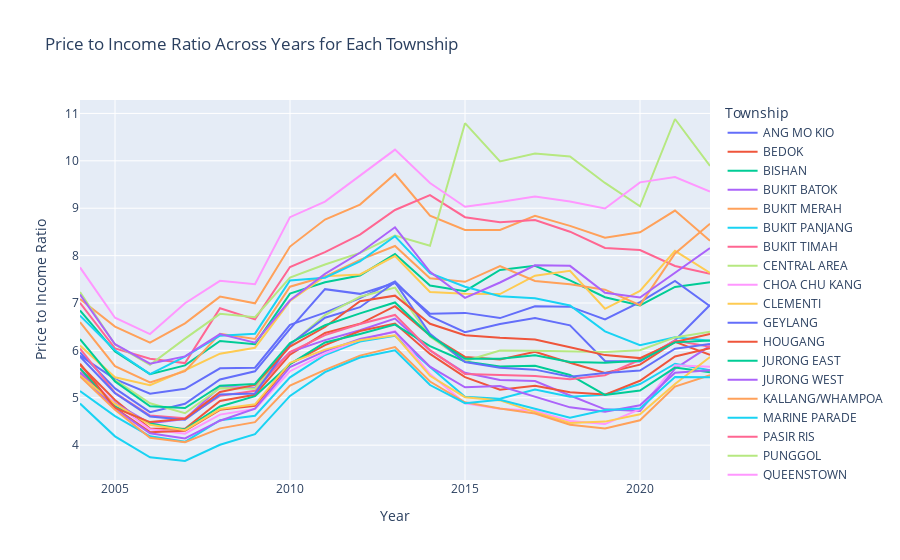

The notebook cell saved with this chart:
### Code cell
fig = px.line(housingprice_income_township_4rooom_town, x='year', y='price_income_ratio', color='town',
              title='Price to Income Ratio Across Years for Each Township',
              labels={'year': 'Year', 'price_income_ratio': 'Price to Income Ratio', 'town': 'Township'})

fig.update_layout(xaxis_title='Year', yaxis_title='Price to Income Ratio')

fig.show()

### Figure 1 — Plotly figure (JSON) as saved in the notebook; plotly's stock layout.template omitted (floating-point values rounded to 4 significant figures)
{"data": [{"hovertemplate": "Township=ANG MO KIO<br>Year=%{x}<br>Price to Income Ratio=%{y}<extra></extra>", "legendgroup": "ANG MO KIO", "line": {"color": "#636efa", "dash": "solid"}, "marker": {"symbol": "circle"}, "mode": "lines", "name": "ANG MO KIO", "orientation": "v", "showlegend": true, "type": "scatter", "x": [2004, 2005, 2006, 2007, 2008, 2009, 2010, 2011, 2012, 2013, 2014, 2015, 2016, 2017, 2018, 2019, 2020, 2021, 2022], "xaxis": "x", "y": [5.893, 5.393, 5.087, 5.19, 5.621, 5.635, 6.539, 6.796, 7.101, 7.455, 6.724, 6.383, 6.556, 6.685, 6.529, 5.778, 5.768, 6.213, 6.956], "yaxis": "y"}, {"hovertemplate": "Township=BEDOK<br>Year=%{x}<br>Price to Income Ratio=%{y}<extra></extra>", "legendgroup": "BEDOK", "line": {"color": "#EF553B", "dash": "solid"}, "marker": {"symbol": "circle"}, "mode": "lines", "name": "BEDOK", "orientation": "v", "showlegend": true, "type": "scatter", "x": [2004, 2005, 2006, 2007, 2008, 2009, 2010, 2011, 2012, 2013, 2014, 2015, 2016, 2017, 2018, 2019, 2020, 2021, 2022], "xaxis": "x", "y": [5.697, 4.952, 4.352, 4.344, 4.933, 5.064, 5.91, 6.367, 6.56, 6.932, 6.317, 5.861, 5.809, 5.972, 5.74, 5.522, 5.699, 6.181, 5.904], "yaxis": "y"}, {"hovertemplate": "Township=BISHAN<br>Year=%{x}<br>Price to Income Ratio=%{y}<extra></extra>", "legendgroup": "BISHAN", "line": {"color": "#00cc96", "dash": "solid"}, "marker": {"symbol": "circle"}, "mode": "lines", "name": "BISHAN", "orientation": "v", "showlegend": true, "type": "scatter", "x": [2004, 2005, 2006, 2007, 2008, 2009, 2010, 2011, 2012, 2013, 2014, 2015, 2016, 2017, 2018, 2019, 2020, 2021, 2022], "xaxis": "x", "y": [6.843, 5.974, 5.499, 5.683, 6.198, 6.131, 7.199, 7.438, 7.581, 8.032, 7.367, 7.25, 7.698, 7.784, 7.477, 7.123, 6.947, 7.339, 7.438], "yaxis": "y"}, {"hovertemplate": "Township=BUKIT BATOK<br>Year=%{x}<br>Price to Income Ratio=%{y}<extra></extra>", "legendgroup": "BUKIT BATOK", "line": {"color": "#ab63fa", "dash": "solid"}, "marker": {"symbol": "circle"}, "mode": "lines", "name": "BUKIT BATOK", "orientation": "v", "showlegend": true, "type": "scatter", "x": [2004, 2005, 2006, 2007, 2008, 2009, 2010, 2011, 2012, 2013, 2014, 2015, 2016, 2017, 2018, 2019, 2020, 2021, 2022], "xaxis": "x", "y": [5.538, 4.888, 4.462, 4.551, 5.225, 5.213, 5.966, 6.217, 6.426, 6.672, 5.997, 5.528, 5.378, 5.355, 5.048, 4.755, 4.723, 5.614, 6.094], "yaxis": "y"}, {"hovertemplate": "Township=BUKIT MERAH<br>Year=%{x}<br>Price to Income Ratio=%{y}<extra></extra>", "legendgroup": "BUKIT MERAH", "line": {"color": "#FFA15A", "dash": "solid"}, "marker": {"symbol": "circle"}, "mode": "lines", "name": "BUKIT MERAH", "orientation": "v", "showlegend": true, "type": "scatter", "x": [2004, 2005, 2006, 2007, 2008, 2009, 2010, 2011, 2012, 2013, 2014, 2015, 2016, 2017, 2018, 2019, 2020, 2021, 2022], "xaxis": "x", "y": [7.084, 6.503, 6.161, 6.571, 7.135, 6.994, 8.19, 8.761, 9.077, 9.721, 8.844, 8.54, 8.541, 8.839, 8.628, 8.378, 8.493, 8.95, 8.314], "yaxis": "y"}, {"hovertemplate": "Township=BUKIT PANJANG<br>Year=%{x}<br>Price to Income Ratio=%{y}<extra></extra>", "legendgroup": "BUKIT PANJANG", "line": {"color": "#19d3f3", "dash": "solid"}, "marker": {"symbol": "circle"}, "mode": "lines", "name": "BUKIT PANJANG", "orientation": "v", "showlegend": true, "type": "scatter", "x": [2004, 2005, 2006, 2007, 2008, 2009, 2010, 2011, 2012, 2013, 2014, 2015, 2016, 2017, 2018, 2019, 2020, 2021, 2022], "xaxis": "x", "y": [5.142, 4.614, 4.187, 4.07, 4.528, 4.621, 5.43, 5.904, 6.187, 6.306, 5.648, 5.023, 4.978, 5.173, 5.024, 5.063, 5.29, 5.719, 5.58], "yaxis": "y"}, {"hovertemplate": "Township=BUKIT TIMAH<br>Year=%{x}<br>Price to Income Ratio=%{y}<extra></extra>", "legendgroup": "BUKIT TIMAH", "line": {"color": "#FF6692", "dash": "solid"}, "marker": {"symbol": "circle"}, "mode": "lines", "name": "BUKIT TIMAH", "orientation": "v", "showlegend": true, "type": "scatter", "x": [2004, 2005, 2006, 2007, 2008, 2009, 2010, 2011, 2012, 2013, 2014, 2015, 2016, 2017, 2018, 2019, 2020, 2021, 2022], "xaxis": "x", "y": [7.003, 6.042, 5.823, 5.732, 6.889, 6.654, 7.76, 8.073, 8.444, 8.963, 9.275, 8.81, 8.702, 8.751, 8.505, 8.163, 8.118, 7.782, 7.616], "yaxis": "y"}, {"hovertemplate": "Township=CENTRAL AREA<br>Year=%{x}<br>Price to Income Ratio=%{y}<extra></extra>", "legendgroup": "CENTRAL AREA", "line": {"color": "#B6E880", "dash": "solid"}, "marker": {"symbol": "circle"}, "mode": "lines", "name": "CENTRAL AREA", "orientation": "v", "showlegend": true, "type": "scatter", "x": [2004, 2005, 2006, 2007, 2008, 2009, 2010, 2011, 2012, 2013, 2014, 2015, 2016, 2017, 2018, 2019, 2020, 2021, 2022], "xaxis": "x", "y": [7.23, 6.122, 5.694, 6.247, 6.771, 6.702, 7.535, 7.812, 8.056, 8.421, 8.206, 10.79, 9.987, 10.15, 10.09, 9.533, 9.039, 10.88, 9.892], "yaxis": "y"}, {"hovertemplate": "Township=CHOA CHU KANG<br>Year=%{x}<br>Price to Income Ratio=%{y}<extra></extra>", "legendgroup": "CHOA CHU KANG", "line": {"color": "#FF97FF", "dash": "solid"}, "marker": {"symbol": "circle"}, "mode": "lines", "name": "CHOA CHU KANG", "orientation": "v", "showlegend": true, "type": "scatter", "x": [2004, 2005, 2006, 2007, 2008, 2009, 2010, 2011, 2012, 2013, 2014, 2015, 2016, 2017, 2018, 2019, 2020, 2021, 2022], "xaxis": "x", "y": [5.622, 4.869, 4.337, 4.243, 4.644, 4.762, 5.56, 5.933, 6.222, 6.404, 5.5, 4.885, 4.767, 4.726, 4.512, 4.445, 4.761, 5.684, 5.653], "yaxis": "y"}, {"hovertemplate": "Township=CLEMENTI<br>Year=%{x}<br>Price to Income Ratio=%{y}<extra></extra>", "legendgroup": "CLEMENTI", "line": {"color": "#FECB52", "dash": "solid"}, "marker": {"symbol": "circle"}, "mode": "lines", "name": "CLEMENTI", "orientation": "v", "showlegend": true, "type": "scatter", "x": [2004, 2005, 2006, 2007, 2008, 2009, 2010, 2011, 2012, 2013, 2014, 2015, 2016, 2017, 2018, 2019, 2020, 2021, 2022], "xaxis": "x", "y": [6.102, 5.431, 5.266, 5.58, 5.93, 6.056, 7.041, 7.564, 7.601, 7.99, 7.232, 7.193, 7.188, 7.577, 7.68, 6.878, 7.253, 8.099, 7.636], "yaxis": "y"}, {"hovertemplate": "Township=GEYLANG<br>Year=%{x}<br>Price to Income Ratio=%{y}<extra></extra>", "legendgroup": "GEYLANG", "line": {"color": "#636efa", "dash": "solid"}, "marker": {"symbol": "circle"}, "mode": "lines", "name": "GEYLANG", "orientation": "v", "showlegend": true, "type": "scatter", "x": [2004, 2005, 2006, 2007, 2008, 2009, 2010, 2011, 2012, 2013, 2014, 2015, 2016, 2017, 2018, 2019, 2020, 2021, 2022], "xaxis": "x", "y": [5.957, 5.198, 4.697, 4.873, 5.387, 5.559, 6.453, 7.292, 7.193, 7.422, 6.775, 6.791, 6.682, 6.93, 6.923, 6.652, 7.019, 7.464, 6.931], "yaxis": "y"}, {"hovertemplate": "Township=HOUGANG<br>Year=%{x}<br>Price to Income Ratio=%{y}<extra></extra>", "legendgroup": "HOUGANG", "line": {"color": "#EF553B", "dash": "solid"}, "marker": {"symbol": "circle"}, "mode": "lines", "name": "HOUGANG", "orientation": "v", "showlegend": true, "type": "scatter", "x": [2004, 2005, 2006, 2007, 2008, 2009, 2010, 2011, 2012, 2013, 2014, 2015, 2016, 2017, 2018, 2019, 2020, 2021, 2022], "xaxis": "x", "y": [5.616, 4.785, 4.275, 4.306, 4.746, 4.829, 5.714, 6.111, 6.407, 6.567, 5.925, 5.435, 5.17, 5.255, 5.116, 5.068, 5.359, 5.872, 6.046], "yaxis": "y"}, {"hovertemplate": "Township=JURONG EAST<br>Year=%{x}<br>Price to Income Ratio=%{y}<extra></extra>", "legendgroup": "JURONG EAST", "line": {"color": "#00cc96", "dash": "solid"}, "marker": {"symbol": "circle"}, "mode": "lines", "name": "JURONG EAST", "orientation": "v", "showlegend": true, "type": "scatter", "x": [2004, 2005, 2006, 2007, 2008, 2009, 2010, 2011, 2012, 2013, 2014, 2015, 2016, 2017, 2018, 2019, 2020, 2021, 2022], "xaxis": "x", "y": [5.62, 4.82, 4.457, 4.333, 4.817, 5.033, 5.71, 6.168, 6.348, 6.543, 6.089, 5.766, 5.658, 5.675, 5.481, 5.059, 5.153, 5.638, 5.537], "yaxis": "y"}, {"hovertemplate": "Township=JURONG WEST<br>Year=%{x}<br>Price to Income Ratio=%{y}<extra></extra>", "legendgroup": "JURONG WEST", "line": {"color": "#ab63fa", "dash": "solid"}, "marker": {"symbol": "circle"}, "mode": "lines", "name": "JURONG WEST", "orientation": "v", "showlegend": true, "type": "scatter", "x": [2004, 2005, 2006, 2007, 2008, 2009, 2010, 2011, 2012, 2013, 2014, 2015, 2016, 2017, 2018, 2019, 2020, 2021, 2022], "xaxis": "x", "y": [5.526, 4.764, 4.251, 4.142, 4.516, 4.771, 5.647, 5.984, 6.242, 6.392, 5.657, 5.221, 5.246, 5.03, 4.798, 4.705, 4.843, 5.528, 5.582], "yaxis": "y"}, {"hovertemplate": "Township=KALLANG/WHAMPOA<br>Year=%{x}<br>Price to Income Ratio=%{y}<extra></extra>", "legendgroup": "KALLANG/WHAMPOA", "line": {"color": "#FFA15A", "dash": "solid"}, "marker": {"symbol": "circle"}, "mode": "lines", "name": "KALLANG/WHAMPOA", "orientation": "v", "showlegend": true, "type": "scatter", "x": [2004, 2005, 2006, 2007, 2008, 2009, 2010, 2011, 2012, 2013, 2014, 2015, 2016, 2017, 2018, 2019, 2020, 2021, 2022], "xaxis": "x", "y": [6.596, 5.667, 5.322, 5.56, 6.352, 6.24, 7.344, 7.558, 7.909, 8.203, 7.521, 7.447, 7.779, 7.464, 7.394, 7.282, 6.954, 8.044, 8.674], "yaxis": "y"}, {"hovertemplate": "Township=MARINE PARADE<br>Year=%{x}<br>Price to Income Ratio=%{y}<extra></extra>", "legendgroup": "MARINE PARADE", "line": {"color": "#19d3f3", "dash": "solid"}, "marker": {"symbol": "circle"}, "mode": "lines", "name": "MARINE PARADE", "orientation": "v", "showlegend": true, "type": "scatter", "x": [2004, 2005, 2006, 2007, 2008, 2009, 2010, 2011, 2012, 2013, 2014, 2015, 2016, 2017, 2018, 2019, 2020, 2021, 2022], "xaxis": "x", "y": [6.734, 6.002, 5.499, 5.866, 6.31, 6.353, 7.475, 7.533, 7.878, 8.408, 7.631, 7.342, 7.143, 7.1, 6.946, 6.402, 6.11, 6.278, 6.202], "yaxis": "y"}, {"hovertemplate": "Township=PASIR RIS<br>Year=%{x}<br>Price to Income Ratio=%{y}<extra></extra>", "legendgroup": "PASIR RIS", "line": {"color": "#FF6692", "dash": "solid"}, "marker": {"symbol": "circle"}, "mode": "lines", "name": "PASIR RIS", "orientation": "v", "showlegend": true, "type": "scatter", "x": [2004, 2005, 2006, 2007, 2008, 2009, 2010, 2011, 2012, 2013, 2014, 2015, 2016, 2017, 2018, 2019, 2020, 2021, 2022], "xaxis": "x", "y": [6.039, 5.104, 4.623, 4.57, 5.04, 5.146, 5.962, 6.321, 6.556, 6.748, 6.004, 5.503, 5.479, 5.459, 5.389, 5.476, 5.802, 6.207, 6.078], "yaxis": "y"}, {"hovertemplate": "Township=PUNGGOL<br>Year=%{x}<br>Price to Income Ratio=%{y}<extra></extra>", "legendgroup": "PUNGGOL", "line": {"color": "#B6E880", "dash": "solid"}, "marker": {"symbol": "circle"}, "mode": "lines", "name": "PUNGGOL", "orientation": "v", "showlegend": true, "type": "scatter", "x": [2005, 2006, 2007, 2008, 2009, 2010, 2011, 2012, 2013, 2014, 2015, 2016, 2017, 2018, 2019, 2020, 2021, 2022], "xaxis": "x", "y": [5.379, 4.884, 4.673, 5.203, 5.189, 6.117, 6.747, 7.132, 7.325, 6.291, 5.775, 5.997, 5.993, 5.974, 5.967, 6.004, 6.273, 6.394], "yaxis": "y"}, {"hovertemplate": "Township=QUEENSTOWN<br>Year=%{x}<br>Price to Income Ratio=%{y}<extra></extra>", "legendgroup": "QUEENSTOWN", "line": {"color": "#FF97FF", "dash": "solid"}, "marker": {"symbol": "circle"}, "mode": "lines", "name": "QUEENSTOWN", "orientation": "v", "showlegend": true, "type": "scatter", "x": [2004, 2005, 2006, 2007, 2008, 2009, 2010, 2011, 2012, 2013, 2014, 2015, 2016, 2017, 2018, 2019, 2020, 2021, 2022], "xaxis": "x", "y": [7.751, 6.689, 6.343, 6.996, 7.468, 7.397, 8.811, 9.139, 9.688, 10.24, 9.531, 9.029, 9.129, 9.244, 9.142, 8.994, 9.546, 9.659, 9.35], "yaxis": "y"}, {"hovertemplate": "Township=SEMBAWANG<br>Year=%{x}<br>Price to Income Ratio=%{y}<extra></extra>", "legendgroup": "SEMBAWANG", "line": {"color": "#FECB52", "dash": "solid"}, "marker": {"symbol": "circle"}, "mode": "lines", "name": "SEMBAWANG", "orientation": "v", "showlegend": true, "type": "scatter", "x": [2004, 2005, 2006, 2007, 2008, 2009, 2010, 2011, 2012, 2013, 2014, 2015, 2016, 2017, 2018, 2019, 2020, 2021, 2022], "xaxis": "x", "y": [5.472, 4.869, 4.43, 4.316, 4.762, 4.861, 5.739, 6.016, 6.216, 6.317, 5.464, 5.013, 4.944, 4.697, 4.467, 4.497, 4.653, 5.291, 5.86], "yaxis": "y"}, {"hovertemplate": "Township=SENGKANG<br>Year=%{x}<br>Price to Income Ratio=%{y}<extra></extra>", "legendgroup": "SENGKANG", "line": {"color": "#636efa", "dash": "solid"}, "marker": {"symbol": "circle"}, "mode": "lines", "name": "SENGKANG", "orientation": "v", "showlegend": true, "type": "scatter", "x": [2004, 2005, 2006, 2007, 2008, 2009, 2010, 2011, 2012, 2013, 2014, 2015, 2016, 2017, 2018, 2019, 2020, 2021, 2022], "xaxis": "x", "y": [5.871, 5.094, 4.607, 4.536, 5.071, 5.092, 6.131, 6.689, 6.911, 7.439, 6.35, 5.754, 5.633, 5.594, 5.444, 5.523, 5.574, 6.036, 6.135], "yaxis": "y"}, {"hovertemplate": "Township=SERANGOON<br>Year=%{x}<br>Price to Income Ratio=%{y}<extra></extra>", "legendgroup": "SERANGOON", "line": {"color": "#EF553B", "dash": "solid"}, "marker": {"symbol": "circle"}, "mode": "lines", "name": "SERANGOON", "orientation": "v", "showlegend": true, "type": "scatter", "x": [2004, 2005, 2006, 2007, 2008, 2009, 2010, 2011, 2012, 2013, 2014, 2015, 2016, 2017, 2018, 2019, 2020, 2021, 2022], "xaxis": "x", "y": [5.72, 4.785, 4.487, 4.557, 5.123, 5.271, 6.08, 6.493, 7.036, 7.154, 6.562, 6.318, 6.265, 6.23, 6.066, 5.9, 5.837, 6.177, 6.345], "yaxis": "y"}, {"hovertemplate": "Township=TAMPINES<br>Year=%{x}<br>Price to Income Ratio=%{y}<extra></extra>", "legendgroup": "TAMPINES", "line": {"color": "#00cc96", "dash": "solid"}, "marker": {"symbol": "circle"}, "mode": "lines", "name": "TAMPINES", "orientation": "v", "showlegend": true, "type": "scatter", "x": [2004, 2005, 2006, 2007, 2008, 2009, 2010, 2011, 2012, 2013, 2014, 2015, 2016, 2017, 2018, 2019, 2020, 2021, 2022], "xaxis": "x", "y": [6.238, 5.345, 4.821, 4.782, 5.256, 5.291, 6.157, 6.53, 6.782, 7.012, 6.312, 5.821, 5.824, 5.898, 5.755, 5.738, 5.779, 6.169, 6.21], "yaxis": "y"}, {"hovertemplate": "Township=TOA PAYOH<br>Year=%{x}<br>Price to Income Ratio=%{y}<extra></extra>", "legendgroup": "TOA PAYOH", "line": {"color": "#ab63fa", "dash": "solid"}, "marker": {"symbol": "circle"}, "mode": "lines", "name": "TOA PAYOH", "orientation": "v", "showlegend": true, "type": "scatter", "x": [2004, 2005, 2006, 2007, 2008, 2009, 2010, 2011, 2012, 2013, 2014, 2015, 2016, 2017, 2018, 2019, 2020, 2021, 2022], "xaxis": "x", "y": [7.179, 6.13, 5.72, 5.873, 6.345, 6.164, 7.056, 7.615, 8.06, 8.597, 7.657, 7.109, 7.432, 7.794, 7.784, 7.217, 7.117, 7.644, 8.157], "yaxis": "y"}, {"hovertemplate": "Township=WOODLANDS<br>Year=%{x}<br>Price to Income Ratio=%{y}<extra></extra>", "legendgroup": "WOODLANDS", "line": {"color": "#FFA15A", "dash": "solid"}, "marker": {"symbol": "circle"}, "mode": "lines", "name": "WOODLANDS", "orientation": "v", "showlegend": true, "type": "scatter", "x": [2004, 2005, 2006, 2007, 2008, 2009, 2010, 2011, 2012, 2013, 2014, 2015, 2016, 2017, 2018, 2019, 2020, 2021, 2022], "xaxis": "x", "y": [5.45, 4.745, 4.156, 4.063, 4.355, 4.485, 5.257, 5.588, 5.889, 6.071, 5.343, 4.904, 4.775, 4.667, 4.431, 4.352, 4.526, 5.238, 5.479], "yaxis": "y"}, {"hovertemplate": "Township=YISHUN<br>Year=%{x}<br>Price to Income Ratio=%{y}<extra></extra>", "legendgroup": "YISHUN", "line": {"color": "#19d3f3", "dash": "solid"}, "marker": {"symbol": "circle"}, "mode": "lines", "name": "YISHUN", "orientation": "v", "showlegend": true, "type": "scatter", "x": [2004, 2005, 2006, 2007, 2008, 2009, 2010, 2011, 2012, 2013, 2014, 2015, 2016, 2017, 2018, 2019, 2020, 2021, 2022], "xaxis": "x", "y": [4.879, 4.187, 3.744, 3.666, 4.008, 4.232, 5.04, 5.542, 5.849, 6.003, 5.269, 4.884, 4.959, 4.777, 4.582, 4.741, 4.776, 5.436, 5.434], "yaxis": "y"}], "layout": {"legend": {"title": {"text": "Township"}, "tracegroupgap": 0}, "title": {"text": "Price to Income Ratio Across Years for Each Township"}, "xaxis": {"anchor": "y", "domain": [0, 1], "title": {"text": "Year"}}, "yaxis": {"anchor": "x", "domain": [0, 1], "title": {"text": "Price to Income Ratio"}}}}
